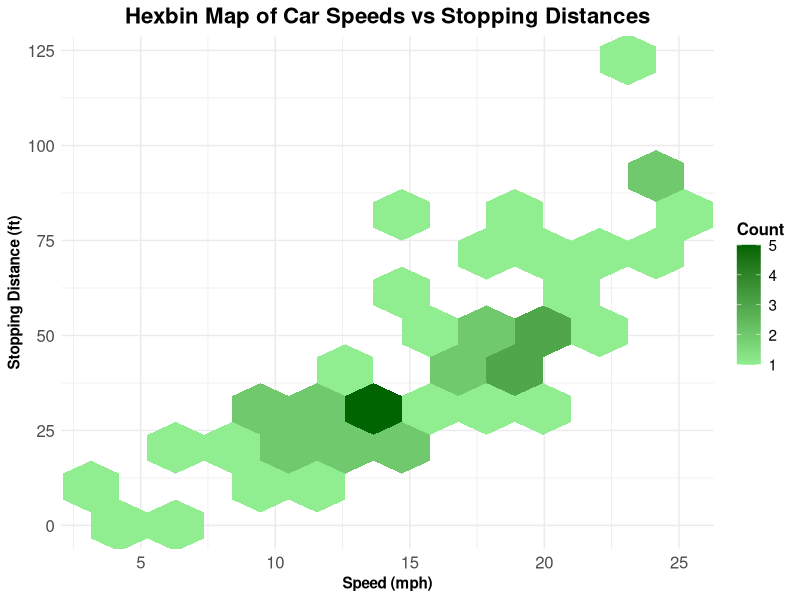

Here is the R script that generated this plot:
#Import libraries
library(ggplot2)
library(dplyr)

#Import data
data("cars")

#Create hexbin map
ggplot(cars, aes(x = speed, y = dist)) +
  geom_hex(bins = 10, aes(fill = ..count..)) +                    #hexagonal bins with count
  scale_fill_gradient(low = "lightgreen", high = "darkgreen") +   #color gradient
  labs(
    title = "Hexbin Map of Car Speeds vs Stopping Distances",             #title
    x = "Speed (mph)",                                                    #x-axis
    y = "Stopping Distance (ft)",                                         #y-axis
    fill = "Count"                                                        #legend
  ) +
  theme_minimal() +                                                       #minimal theme
  theme(
    plot.title = element_text(face = "bold", hjust = 0.5, size = 16),     #title style
    axis.title = element_text(face = "bold"),                             #axis title style
    axis.text = element_text(size = 12),                                  #axis text style
    legend.title = element_text(face = "bold", size = 12),                #legend title style
    legend.text = element_text(size = 11)                                 #legend text style
  )

